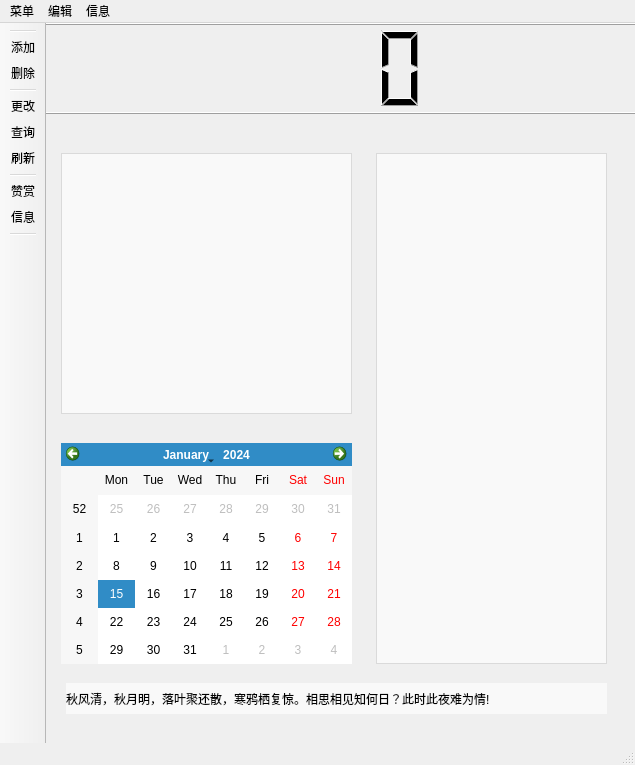
<?xml version="1.0" encoding="UTF-8"?>
<ui version="4.0">
 <class>MainWindow</class>
 <widget class="QMainWindow" name="MainWindow">
  <property name="geometry">
   <rect>
    <x>0</x>
    <y>0</y>
    <width>635</width>
    <height>765</height>
   </rect>
  </property>
  <property name="minimumSize">
   <size>
    <width>635</width>
    <height>765</height>
   </size>
  </property>
  <property name="maximumSize">
   <size>
    <width>635</width>
    <height>765</height>
   </size>
  </property>
  <property name="windowTitle">
   <string>MainWindow</string>
  </property>
  <property name="styleSheet">
   <string notr="true"/>
  </property>
  <widget class="QWidget" name="centralwidget">
   <property name="styleSheet">
    <string notr="true">background-image:url(:/res/img/Background.jpg)</string>
   </property>
   <widget class="QTextBrowser" name="textBrowser">
    <property name="geometry">
     <rect>
      <x>15</x>
      <y>130</y>
      <width>291</width>
      <height>261</height>
     </rect>
    </property>
    <property name="styleSheet">
     <string notr="true">background:rgba(255, 255, 255 ,0.6)
</string>
    </property>
   </widget>
   <widget class="QCalendarWidget" name="calendarWidget">
    <property name="geometry">
     <rect>
      <x>15</x>
      <y>420</y>
      <width>291</width>
      <height>221</height>
     </rect>
    </property>
    <property name="styleSheet">
     <string notr="true">

background:url(:/res/img/bak.jpg)rgb(200, 127, 160)
</string>
    </property>
   </widget>
   <widget class="QTextBrowser" name="textBrowser_2">
    <property name="geometry">
     <rect>
      <x>330</x>
      <y>130</y>
      <width>231</width>
      <height>511</height>
     </rect>
    </property>
    <property name="cursor" stdset="0">
     <cursorShape>PointingHandCursor</cursorShape>
    </property>
    <property name="styleSheet">
     <string notr="true">background:rgba(255, 255, 255 ,0.6)
</string>
    </property>
   </widget>
   <widget class="QLabel" name="label">
    <property name="geometry">
     <rect>
      <x>20</x>
      <y>660</y>
      <width>541</width>
      <height>31</height>
     </rect>
    </property>
    <property name="styleSheet">
     <string notr="true">background:rgb(255, 255, 255,0.6)
</string>
    </property>
    <property name="text">
     <string>秋风清，秋月明，落叶聚还散，寒鸦栖复惊。相思相见知何日？此时此夜难为情!</string>
    </property>
   </widget>
   <widget class="QLCDNumber" name="NewTime">
    <property name="geometry">
     <rect>
      <x>-120</x>
      <y>0</y>
      <width>771</width>
      <height>91</height>
     </rect>
    </property>
    <property name="styleSheet">
     <string notr="true">border-image:url(:/res/img/bak4.jpg)200 10 100 10;


</string>
    </property>
    <property name="intValue" stdset="0">
     <number>0</number>
    </property>
   </widget>
  </widget>
  <widget class="QMenuBar" name="menubar">
   <property name="geometry">
    <rect>
     <x>0</x>
     <y>0</y>
     <width>635</width>
     <height>26</height>
    </rect>
   </property>
   <widget class="QMenu" name="menu">
    <property name="title">
     <string>菜单</string>
    </property>
    <addaction name="actionAdd_New"/>
    <addaction name="actionDelete"/>
    <addaction name="separator"/>
    <addaction name="actionSearch"/>
    <addaction name="actionUpdate"/>
    <addaction name="actionRefresh"/>
    <addaction name="separator"/>
   </widget>
   <widget class="QMenu" name="menu_2">
    <property name="title">
     <string>信息</string>
    </property>
    <addaction name="actionAppreciate"/>
    <addaction name="actionInfo"/>
   </widget>
   <widget class="QMenu" name="menu_3">
    <property name="title">
     <string>编辑</string>
    </property>
   </widget>
   <addaction name="menu"/>
   <addaction name="menu_3"/>
   <addaction name="menu_2"/>
  </widget>
  <widget class="QStatusBar" name="statusbar"/>
  <widget class="QToolBar" name="toolBar">
   <property name="windowTitle">
    <string>toolBar</string>
   </property>
   <property name="autoFillBackground">
    <bool>false</bool>
   </property>
   <property name="movable">
    <bool>false</bool>
   </property>
   <attribute name="toolBarArea">
    <enum>LeftToolBarArea</enum>
   </attribute>
   <attribute name="toolBarBreak">
    <bool>false</bool>
   </attribute>
   <addaction name="separator"/>
   <addaction name="actionAdd_New"/>
   <addaction name="actionDelete"/>
   <addaction name="separator"/>
   <addaction name="actionUpdate"/>
   <addaction name="actionSearch"/>
   <addaction name="actionRefresh"/>
   <addaction name="separator"/>
   <addaction name="actionAppreciate"/>
   <addaction name="actionInfo"/>
   <addaction name="separator"/>
  </widget>
  <action name="actionAdd_New">
   <property name="icon">
    <iconset>
     <normalon>:/res/img/Add.png</normalon>
    </iconset>
   </property>
   <property name="text">
    <string>添加</string>
   </property>
  </action>
  <action name="actionInfo">
   <property name="icon">
    <iconset>
     <normalon>:/res/img/Info.png</normalon>
    </iconset>
   </property>
   <property name="text">
    <string>信息</string>
   </property>
  </action>
  <action name="actionSearch">
   <property name="icon">
    <iconset>
     <normalon>:/res/img/Search.png</normalon>
    </iconset>
   </property>
   <property name="text">
    <string>查询</string>
   </property>
  </action>
  <action name="actionAppreciate">
   <property name="checkable">
    <bool>true</bool>
   </property>
   <property name="icon">
    <iconset>
     <normalon>:/res/img/Appreciate.png</normalon>
    </iconset>
   </property>
   <property name="text">
    <string>赞赏</string>
   </property>
  </action>
  <action name="actionRefresh">
   <property name="checkable">
    <bool>false</bool>
   </property>
   <property name="icon">
    <iconset>
     <normalon>:/res/img/ReFresh.png</normalon>
    </iconset>
   </property>
   <property name="text">
    <string>刷新</string>
   </property>
  </action>
  <action name="actionDelete">
   <property name="icon">
    <iconset>
     <normalon>:/res/img/Delete.png</normalon>
    </iconset>
   </property>
   <property name="text">
    <string>删除</string>
   </property>
  </action>
  <action name="actionUpdate">
   <property name="icon">
    <iconset>
     <normalon>:/res/img/UpDate.png</normalon>
    </iconset>
   </property>
   <property name="text">
    <string>更改</string>
   </property>
  </action>
 </widget>
 <resources/>
 <connections/>
</ui>
